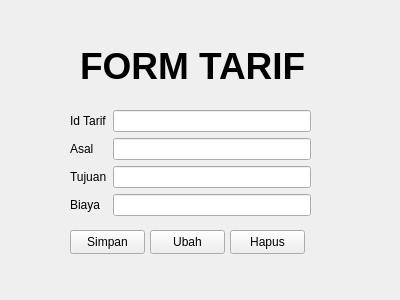
<?xml version="1.0" encoding="UTF-8"?>
<ui version="4.0">
 <class>Form</class>
 <widget class="QWidget" name="Form">
  <property name="geometry">
   <rect>
    <x>0</x>
    <y>0</y>
    <width>400</width>
    <height>300</height>
   </rect>
  </property>
  <property name="windowTitle">
   <string>Form</string>
  </property>
  <widget class="QLabel" name="label">
   <property name="geometry">
    <rect>
     <x>80</x>
     <y>30</y>
     <width>231</width>
     <height>71</height>
    </rect>
   </property>
   <property name="font">
    <font>
     <pointsize>28</pointsize>
     <bold>true</bold>
    </font>
   </property>
   <property name="text">
    <string>FORM TARIF</string>
   </property>
  </widget>
  <widget class="QWidget" name="formLayoutWidget">
   <property name="geometry">
    <rect>
     <x>70</x>
     <y>110</y>
     <width>241</width>
     <height>111</height>
    </rect>
   </property>
   <layout class="QFormLayout" name="formLayout">
    <item row="0" column="0">
     <widget class="QLabel" name="idTarifLabel">
      <property name="text">
       <string>Id Tarif</string>
      </property>
     </widget>
    </item>
    <item row="0" column="1">
     <widget class="QLineEdit" name="idTarifLineEdit"/>
    </item>
    <item row="1" column="0">
     <widget class="QLabel" name="asalLabel">
      <property name="text">
       <string>Asal</string>
      </property>
     </widget>
    </item>
    <item row="1" column="1">
     <widget class="QLineEdit" name="asalLineEdit"/>
    </item>
    <item row="2" column="0">
     <widget class="QLabel" name="tujuanLabel">
      <property name="text">
       <string>Tujuan</string>
      </property>
     </widget>
    </item>
    <item row="2" column="1">
     <widget class="QLineEdit" name="tujuanLineEdit"/>
    </item>
    <item row="3" column="0">
     <widget class="QLabel" name="biayaLabel">
      <property name="text">
       <string>Biaya</string>
      </property>
     </widget>
    </item>
    <item row="3" column="1">
     <widget class="QLineEdit" name="biayaLineEdit"/>
    </item>
   </layout>
  </widget>
  <widget class="QPushButton" name="pushButton">
   <property name="geometry">
    <rect>
     <x>70</x>
     <y>230</y>
     <width>75</width>
     <height>24</height>
    </rect>
   </property>
   <property name="text">
    <string>Simpan</string>
   </property>
  </widget>
  <widget class="QPushButton" name="pushButton_2">
   <property name="geometry">
    <rect>
     <x>150</x>
     <y>230</y>
     <width>75</width>
     <height>24</height>
    </rect>
   </property>
   <property name="text">
    <string>Ubah</string>
   </property>
  </widget>
  <widget class="QPushButton" name="pushButton_3">
   <property name="geometry">
    <rect>
     <x>230</x>
     <y>230</y>
     <width>75</width>
     <height>24</height>
    </rect>
   </property>
   <property name="text">
    <string>Hapus</string>
   </property>
  </widget>
 </widget>
 <resources/>
 <connections/>
</ui>
